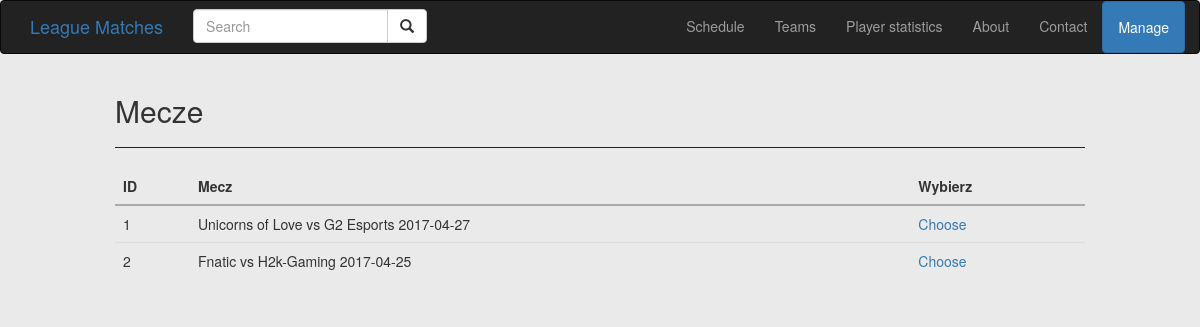
Page /games/1/ on the committed database.
### game/models.py (models this page shows, shortened)
class Game(models.Model):
    date = models.DateField()
    length = models.IntegerField(default=20)
    teamA = models.ForeignKey(Team, related_name='teamA')
    teamB = models.ForeignKey(Team, related_name='teamB')
    winner = models.ForeignKey(Team, related_name='winner')
    serie = models.ForeignKey(Serie)
    def __str__(self):
        return self.teamA.name + ' vs ' + self.teamB.name + ' ' + str(self.date)

class Team(models.Model):
    name = models.CharField(max_length=20)

### game/views.py (the view)
# urls.py: url(r'^games/(?P<serie_id>[0-9]+)/$', views.show_games, name="games"),
def show_games(request, serie_id):
    games = get_list_or_404(Game, serie_id=serie_id)
    return render_to_response('games.html', {'games': games})

### game/templates/games.html
{% extends "base.html" %}
{% block content %}
    <h2>Mecze</h2>
    <hr>
    <table class="table">
        <thead>
            <tr>
                <th>ID</th>
                <th>Mecz</th>
                <th>Wybierz</th>
            </tr>
        </thead>
        <tbody>
            {% for g in games %}
                <tr>
                    <td>{{ g.id }}</td>
                    <td>{{ g }}</td>
                    <td><a href="#">Choose</a></td>
                </tr>
            {% endfor %}
        </tbody>
    </table>
{% endblock %}

### static/css/style.css (style rules this page uses)
body { background-color: #eaeaea; }
hr { border-top: 1px solid #222222; }
.table>thead>tr>th { border-color: #aaaaaa; }

### rows in the picture
Game: id "1", teamA+teamB+date "Unicorns of Love vs G2 Esports 2017-04-27"
Game: id "2", teamA+teamB+date "Fnatic vs H2k-Gaming 2017-04-25"
